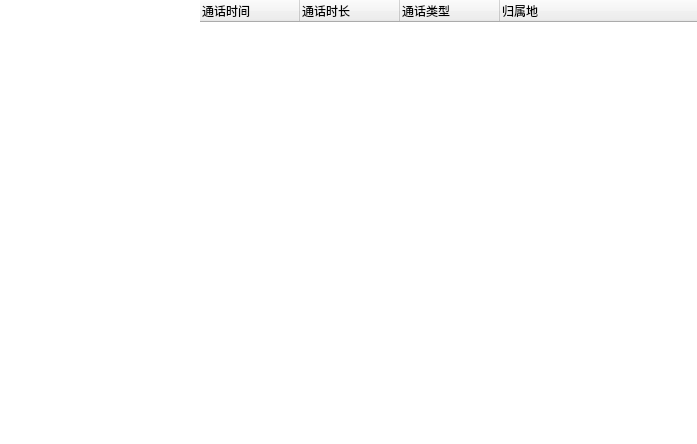
<?xml version="1.0" encoding="UTF-8"?>
<ui version="4.0">
 <class>CallInfoDlg</class>
 <widget class="QFrame" name="CallInfoDlg">
  <property name="geometry">
   <rect>
    <x>0</x>
    <y>0</y>
    <width>697</width>
    <height>444</height>
   </rect>
  </property>
  <property name="windowTitle">
   <string>CallInfoDlg</string>
  </property>
  <layout class="QVBoxLayout" name="verticalLayout_2">
   <property name="spacing">
    <number>0</number>
   </property>
   <property name="margin">
    <number>0</number>
   </property>
   <item>
    <layout class="QHBoxLayout" name="horizontalLayout">
     <property name="spacing">
      <number>0</number>
     </property>
     <item>
      <widget class="QFrame" name="frame_left">
       <property name="sizePolicy">
        <sizepolicy hsizetype="Maximum" vsizetype="Preferred">
         <horstretch>0</horstretch>
         <verstretch>0</verstretch>
        </sizepolicy>
       </property>
       <layout class="QVBoxLayout" name="verticalLayout">
        <property name="spacing">
         <number>0</number>
        </property>
        <property name="margin">
         <number>0</number>
        </property>
        <item>
         <widget class="QListView" name="lstCallFriends">
          <property name="minimumSize">
           <size>
            <width>200</width>
            <height>0</height>
           </size>
          </property>
          <property name="maximumSize">
           <size>
            <width>200</width>
            <height>16777215</height>
           </size>
          </property>
          <property name="focusPolicy">
           <enum>Qt::NoFocus</enum>
          </property>
          <property name="frameShape">
           <enum>QFrame::NoFrame</enum>
          </property>
          <property name="editTriggers">
           <set>QAbstractItemView::NoEditTriggers</set>
          </property>
          <property name="alternatingRowColors">
           <bool>true</bool>
          </property>
         </widget>
        </item>
       </layout>
      </widget>
     </item>
     <item>
      <widget class="QTreeWidget" name="tbCallInfo">
       <property name="focusPolicy">
        <enum>Qt::NoFocus</enum>
       </property>
       <property name="frameShape">
        <enum>QFrame::NoFrame</enum>
       </property>
       <property name="editTriggers">
        <set>QAbstractItemView::NoEditTriggers</set>
       </property>
       <property name="alternatingRowColors">
        <bool>true</bool>
       </property>
       <property name="indentation">
        <number>0</number>
       </property>
       <column>
        <property name="text">
         <string>通话时间</string>
        </property>
       </column>
       <column>
        <property name="text">
         <string>通话时长</string>
        </property>
       </column>
       <column>
        <property name="text">
         <string>通话类型</string>
        </property>
       </column>
       <column>
        <property name="text">
         <string>归属地</string>
        </property>
       </column>
      </widget>
     </item>
    </layout>
   </item>
  </layout>
 </widget>
 <layoutdefault spacing="6" margin="11"/>
 <resources/>
 <connections/>
</ui>
